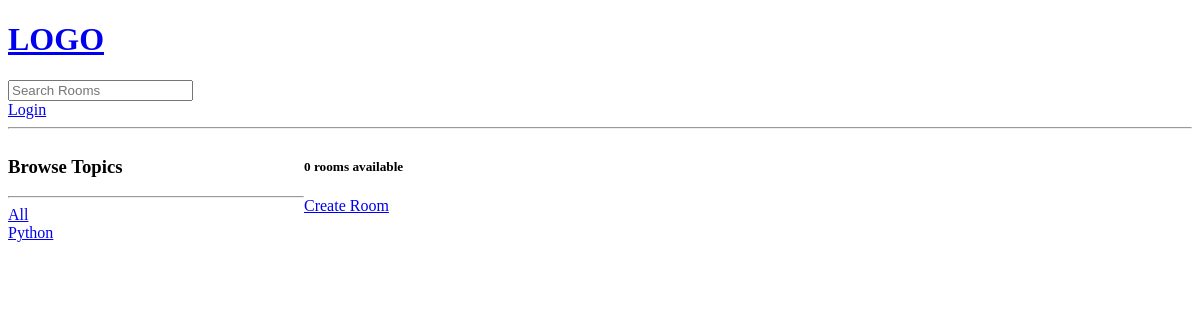
The app's page /?q=Java, older data.
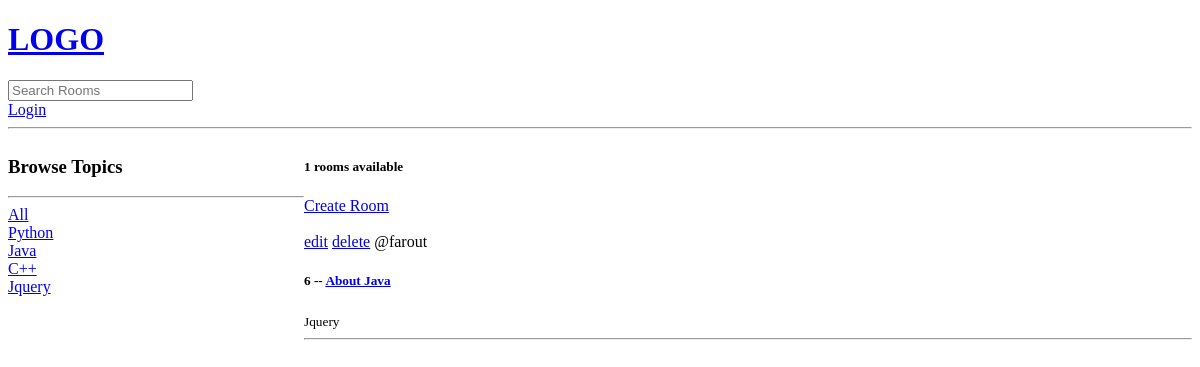
The same page, newer data.
### base/models.py (models this page shows, shortened)
class Topic(models.Model):
    name = models.CharField(max_length=200)

class Room(models.Model):
    host = models.ForeignKey(User, on_delete=models.SET_NULL, null=True)
    topic = models.ForeignKey(Topic, on_delete=models.SET_NULL, null=True)
    name = models.CharField(max_length=200)
    description = models.TextField(null=True, blank=True)
    updated = models.DateTimeField(auto_now=True)
    created = models.DateTimeField(auto_now_add=True)
    class Meta:
        ordering = ['-updated', '-created'] # this can be use in both query set and in model (- means inverted)

### base/views.py (the view)
# urls.py: path('', views.home, name='home'),
def home(request):
    q = request.GET.get('q') if request.GET.get('q') != None else ''
    rooms = Room.objects.filter( # dynamic search
        Q(topic__name__icontains = q) |
        Q(name__icontains = q) |
        Q(description__icontains = q)
        )
    room_count = rooms.count()
    topics = Topic.objects.all()
    context = {
        'rooms': rooms,
        'topics': topics,
        'room_count': room_count
    }
    return render(request, 'base/home.html', context)

### base/templates/base/home.html (shortened to what this page needs)
<!DOCTYPE html>
<html lang="en">
<head>
</head>
<body>
    {% extends "main.html" %}
    {% block content %}
        <div class="home-container">
            <div>
                <h3>Browse Topics</h3>
                <hr>
                <div>
                    <a href="{% url 'home' %}">All</a>
                </div>
                {% for topic in topics %}
                    <div>
                        <a href="{% url 'home' %}?q={{topic.name}}">{{topic.name}}</a>
                    </div>
                {% endfor %}
            </div>
        <div>
        <h5>{{room_count}} rooms available</h5>
        <a href="{% url 'createRoom' %}">Create Room</a> <br><br>
            <div>
                {% for room  in rooms %}
                <div>
                    <a href="{% url 'updateRoom' room.id %}">edit</a>
                    <a href="{% url 'deleteRoom' room.id %}">delete</a>
                    <span>@{{room.host.username}}</span>
                    <h5>{{room.id}} -- <a href="{% url 'room' room.id %}">{{room.name}}</a></h5>
                    <small>{{room.topic.name}}</small>
                    <hr>
                </div>
            {% endfor %}
            </div>
        </div>
    {% endblock content %}

Row changes from the older to the newer data that the page shows:
added Topic: name "Java"
added Topic: name "C++"
added Topic: name "Jquery"
added Room: host.username "farout", id "6", name "About Java", topic.name "Jquery"
Text that changed along with them:
{{ room_count }}: "0" → "1"
